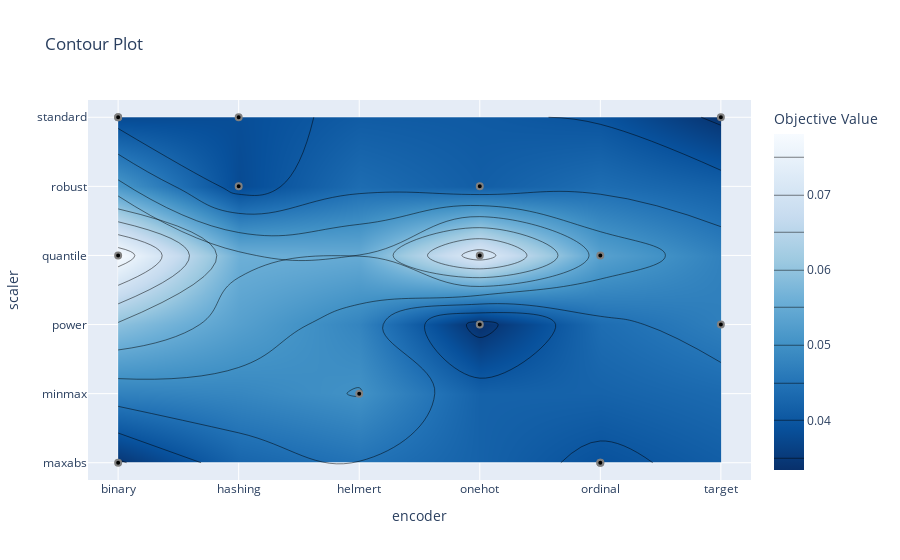

The cell this chart's notebook holds for it:
### Code cell
ov.plot_contour(AdaBoostRegressor_study, params=["encoder", "scaler"])

### Figure 1 — Plotly figure (JSON) as saved in the notebook; plotly's stock layout.template omitted (floating-point values rounded to 4 significant figures)
{"data": [{"colorbar": {"title": {"text": "Objective Value"}}, "colorscale": [[0, "rgb(247,251,255)"], [0.125, "rgb(222,235,247)"], [0.25, "rgb(198,219,239)"], [0.375, "rgb(158,202,225)"], [0.5, "rgb(107,174,214)"], [0.625, "rgb(66,146,198)"], [0.75, "rgb(33,113,181)"], [0.875, "rgb(8,81,156)"], [1, "rgb(8,48,107)"]], "connectgaps": true, "contours": {"coloring": "heatmap"}, "hoverinfo": "none", "line": {"smoothing": 1.3}, "reversescale": true, "type": "contour", "x": ["binary", "hashing", "helmert", "onehot", "ordinal", "target"], "y": ["maxabs", "minmax", "power", "quantile", "robust", "standard"], "z": [[0.03443, null, null, null, 0.03905, null], [null, null, 0.0502, null, null, null], [null, null, null, 0.0334, null, 0.04693], [0.07806, null, null, 0.0726, 0.05317, null], [null, 0.03795, null, 0.04128, null, null], [0.03782, 0.03843, null, null, null, 0.03411]]}, {"marker": {"color": "black", "line": {"color": "Gray", "width": 2}}, "mode": "markers", "name": "Feasible Trial", "showlegend": false, "type": "scatter", "x": ["binary", "target", "ordinal", "binary", "onehot", "helmert", "onehot", "hashing", "target", "ordinal", "ordinal", "hashing", "binary", "binary", "onehot"], "y": ["standard", "standard", "quantile", "quantile", "power", "minmax", "quantile", "robust", "power", "maxabs", "maxabs", "standard", "standard", "maxabs", "robust"]}, {"marker": {"color": "#cccccc", "line": {"color": "Gray", "width": 2}}, "mode": "markers", "name": "Infeasible Trial", "showlegend": false, "type": "scatter", "x": [], "y": []}], "layout": {"title": {"text": "Contour Plot"}, "xaxis": {"range": [-0.25, 5.25], "title": {"text": "encoder"}, "type": "category"}, "yaxis": {"range": [-0.25, 5.25], "title": {"text": "scaler"}, "type": "category"}}}
